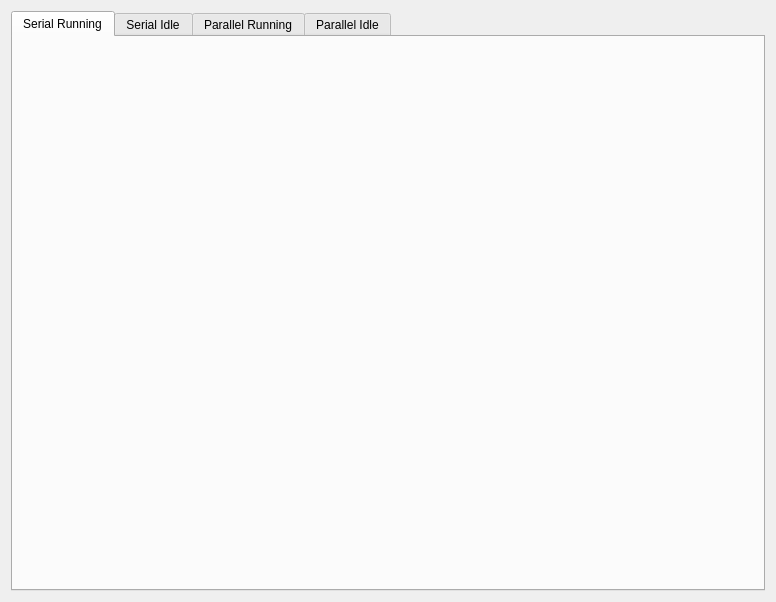
<?xml version="1.0" encoding="UTF-8"?>
<ui version="4.0">
 <class>TestJobDetailWidget</class>
 <widget class="QWidget" name="TestJobDetailWidget">
  <property name="geometry">
   <rect>
    <x>0</x>
    <y>0</y>
    <width>776</width>
    <height>602</height>
   </rect>
  </property>
  <property name="windowTitle">
   <string>TestJobDetailWidget</string>
  </property>
  <layout class="QGridLayout" name="gridLayout_2">
   <item row="0" column="0">
    <widget class="QTabWidget" name="tabWidget">
     <property name="currentIndex">
      <number>0</number>
     </property>
     <widget class="QWidget" name="serial_running_tab">
      <attribute name="title">
       <string>Serial Running</string>
      </attribute>
      <layout class="QGridLayout" name="gridLayout_5">
       <item row="0" column="0">
        <widget class="LoadlevelerMonitor::Widgets::JobDetailWidget" name="serial_running_job_detail_widget" native="true"/>
       </item>
      </layout>
     </widget>
     <widget class="QWidget" name="serial_idle_tab">
      <attribute name="title">
       <string>Serial Idle</string>
      </attribute>
      <layout class="QGridLayout" name="gridLayout_4">
       <item row="0" column="0">
        <widget class="LoadlevelerMonitor::Widgets::JobDetailWidget" name="serial_idle_job_detail_widget" native="true"/>
       </item>
      </layout>
     </widget>
     <widget class="QWidget" name="parallel_running_tab">
      <attribute name="title">
       <string>Parallel Running</string>
      </attribute>
      <layout class="QGridLayout" name="gridLayout">
       <item row="0" column="0">
        <widget class="LoadlevelerMonitor::Widgets::JobDetailWidget" name="parallel_running_job_detail_widget" native="true"/>
       </item>
      </layout>
     </widget>
     <widget class="QWidget" name="parallel_idle_tab">
      <attribute name="title">
       <string>Parallel Idle</string>
      </attribute>
      <layout class="QGridLayout" name="gridLayout_3">
       <item row="0" column="0">
        <widget class="LoadlevelerMonitor::Widgets::JobDetailWidget" name="parallel_idle_job_detail_widget" native="true"/>
       </item>
      </layout>
     </widget>
    </widget>
   </item>
  </layout>
 </widget>
 <layoutdefault spacing="6" margin="11"/>
 <customwidgets>
  <customwidget>
   <class>LoadlevelerMonitor::Widgets::JobDetailWidget</class>
   <extends>QWidget</extends>
   <header location="global">loadleveler_monitor/widgets/job_detail_widget.h</header>
   <container>1</container>
  </customwidget>
 </customwidgets>
 <resources/>
 <connections/>
</ui>
